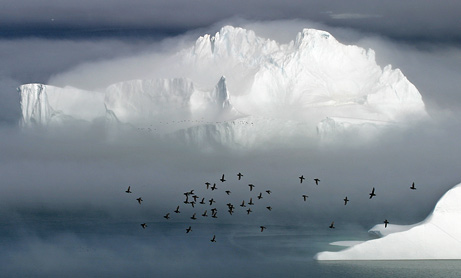
#> input picture bird-migration.jpg, 461 x 278 px
$ python Split_RGB_image.py
#> lines starting #> are read from the running program, lines starting #| are printed output that depends on the picture
import cv2

img = cv2.imread("bird-migration.jpg")
#> img is the input picture: shape (278, 461, 3); mean B, G, R 147.4, 138.3, 128.3
img_blue = img[:,:,0]      # Blue band of the rgb image
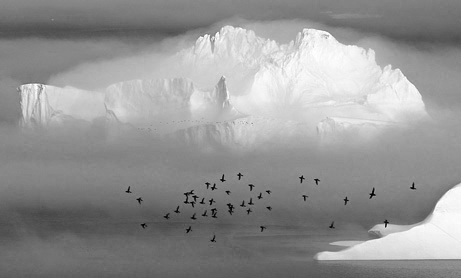
#> img_blue: shape (278, 461); min 0, max 255, mean 147.4
img_green = img[:,:,1]     # Green band of the rgb image
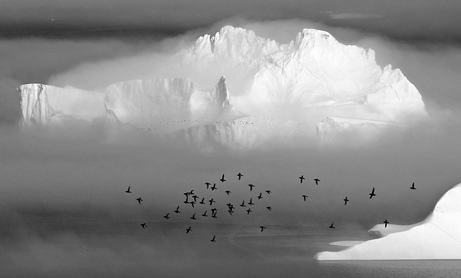
#> img_green: shape (278, 461); min 0, max 255, mean 138.3
img_red = img[:,:,2]       # Red band of the rgb image
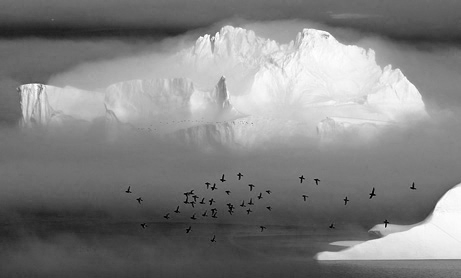
#> img_red: shape (278, 461); min 0, max 255, mean 128.3

cv2.imshow("Blue image",img_blue)    # To show the image
cv2.waitKey(0)
cv2.destroyAllWindows()
cv2.imwrite("blue_image.tif",img_blue)     # To save the image

cv2.imshow("Green image",img_green)
cv2.waitKey(0)
cv2.destroyAllWindows()
cv2.imwrite("green_image.tif",img_green)

cv2.imshow("Red image",img_red)
cv2.waitKey(0)
cv2.destroyAllWindows()
cv2.imwrite("red_image.tif",img_red)
